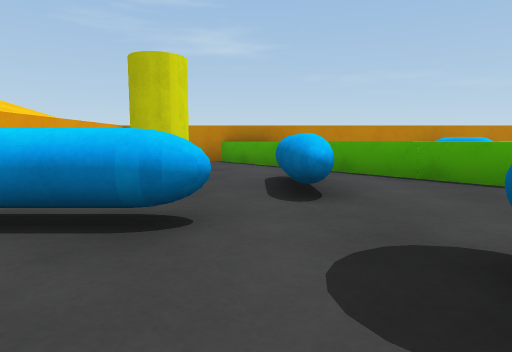
View 1 (above)

16 first-person views from a walk through a Unity game level. The camera is 0.51 m above the floor, tilts 6° down and sees 75° across. The floor is counted in squares, 1 m on a side. Each view is taken from the middle of a square. On the plan, view 1 faces up. The plan holds only what a view shows up to about 9 squares ahead; the rest is blank. The place goes on beyond the plan. The player is left out. Some animated figures are left out. Surface patterns are stand-ins for the level's own textures.

View 2
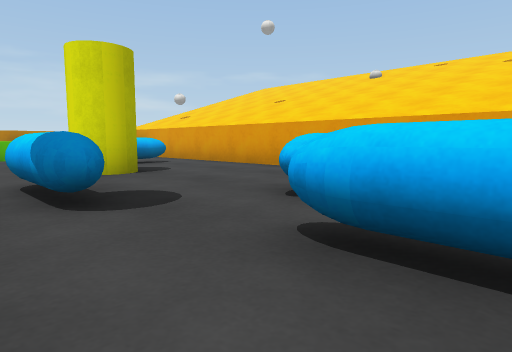

View 3
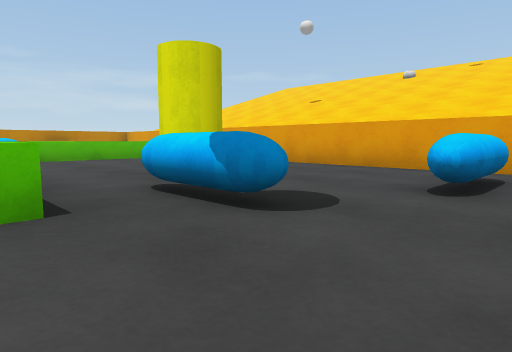

View 4
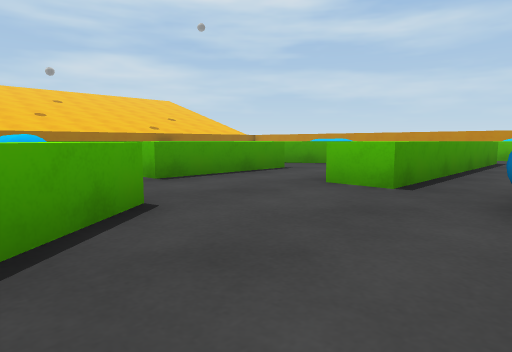

View 5
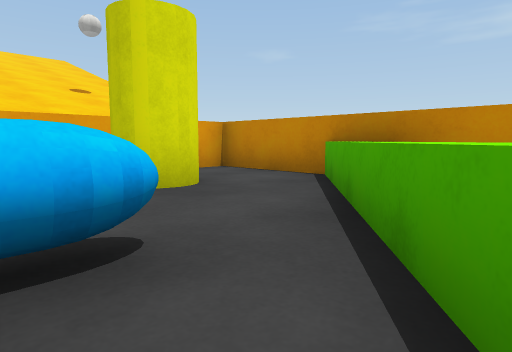

View 6
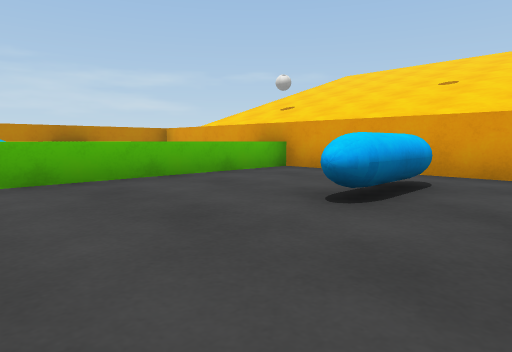

View 7
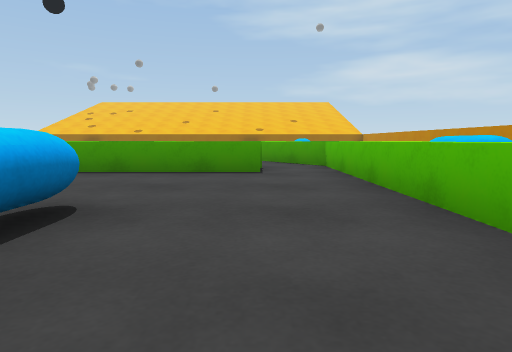

View 8
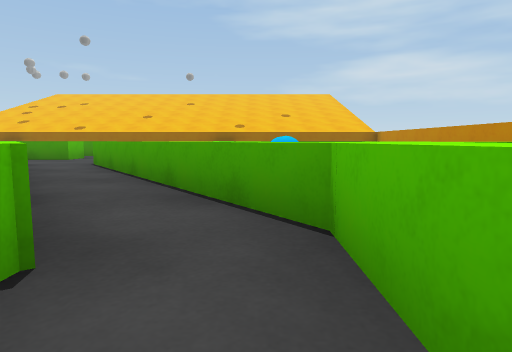

View 9
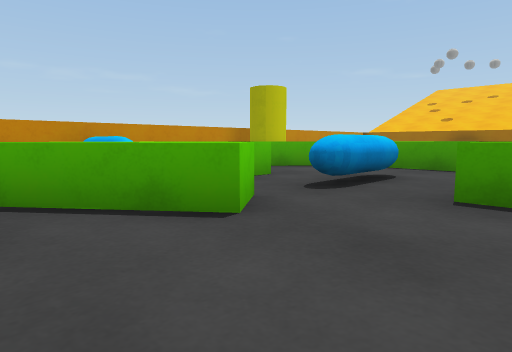

View 10
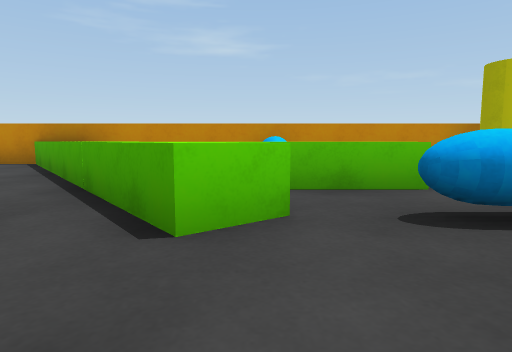

View 11
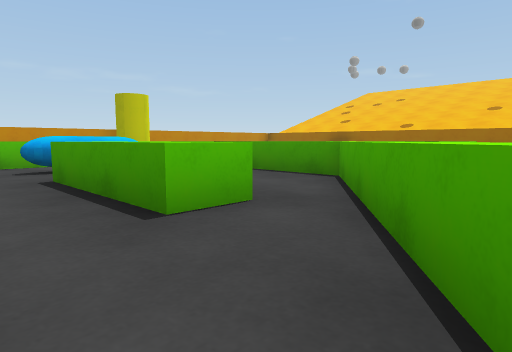

View 12
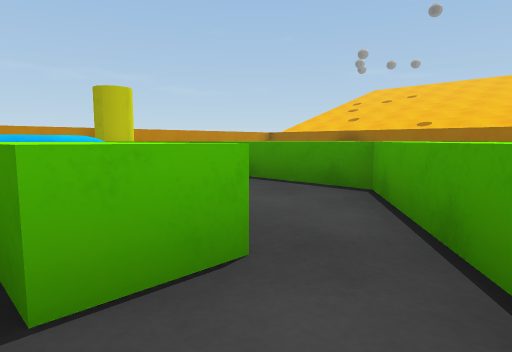

View 13
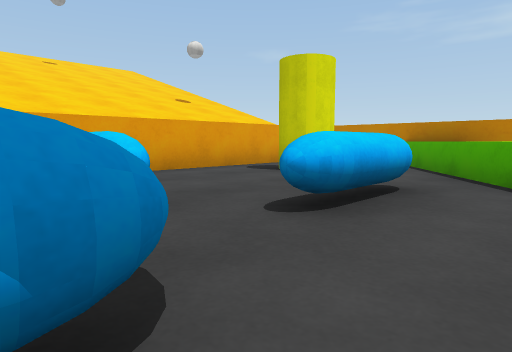

View 14
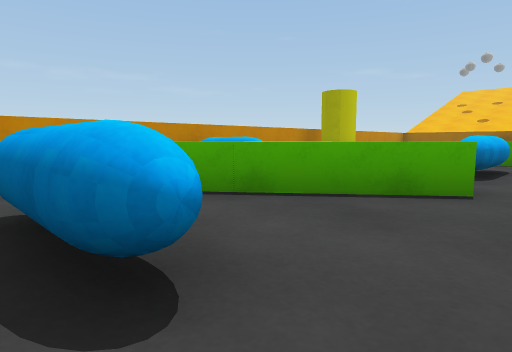

View 15
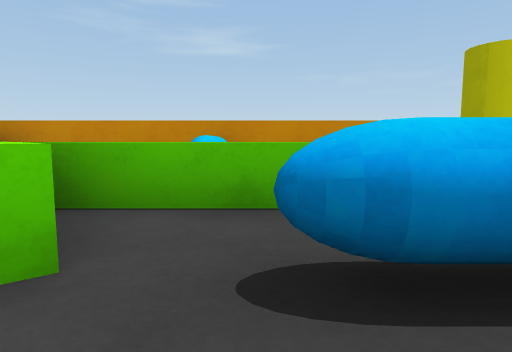

View 16
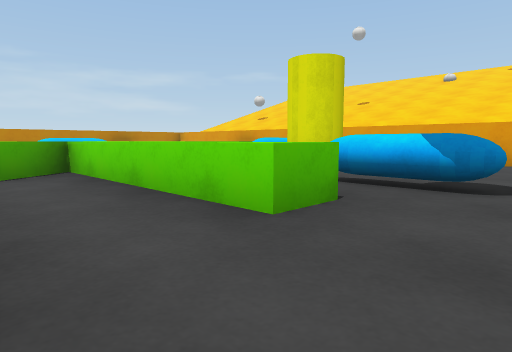

### Floor plan
Key: @ floor where view 1 was taken; # wall or solid block; . floor; = window, fence, low wall or low ledge; ^ raised ledge; C yellow cylinder.
Columns run from 4 left of view 1 to 8 right of it. Each row starts with its distance up from view 1.
  9  ###
  8 ^...^########
  7 ^...^^  ^   C
  6 ^.CC.^^ #  ^
  5 ^.....^^^^^.^
  4 ^...^..^^   ^
  3 ^...#...^#^#^
  2 ^.^^........^
  1 ^....^...^^.^
  0 ^...@^.^.^^.^
 -1 ^...C..^..^.^
 -2 ^...C..^..^^^
 -3 ^.=^...^.^^.=
 -4 ^......^^^.^^
 -5 ^......^..^^
 -6 ^........^^=
 -7  ^^^^^^^^ ^
 -8  ^   =^=.^^
 -9  ^        ^

Positions as (right, up) in squares from view 1, and headings:
1: (0, 0), facing up
2: (2, 4), facing down-left
3: (3, 3), facing down-left
4: (1, 4), facing down-right
5: (2, 4), facing up-left
6: (2, -2), facing down-left
7: (-3, -5), facing right
8: (2, -6), facing right
9: (2, 1), facing up-right
10: (4, 1), facing up
11: (4, -3), facing up-right
12: (5, -2), facing up-right
13: (2, 1), facing up-left
14: (0, 2), facing up-right
15: (5, 2), facing up
16: (5, 2), facing down-left
